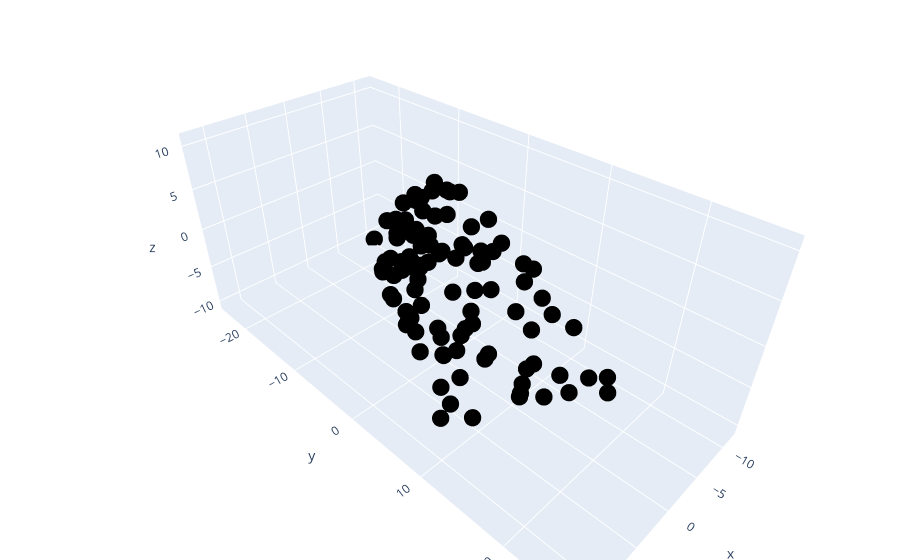

Write notebook code for a chart like this one.
### Markdown cell above
## 2) 3차원 그래프에 랜덤 점 표기

기존의 범위에 맞게 -4 ~ 4 사이의 랜덤 점을 생성하여 3차원 그래프에 맞게 2개의 기저 벡터값을 기준으로 span하는 공간 내에 점들이 위치하도록 선형 가중 결합을 이용하여 좌표값을 조정한 후 그래프를 확인

결과를 보면 basis vector 2개가 span하는 3차원 내 2차원 평면 내에 랜덤 점들이 선형 가중 결합을 통해 위차하도록 조정되어 그래프로 보여지는 결과를 확인이 가능하다.

### Code cell
# 3차원 공간 그래프 표기를 plotly 라이브러리 활용
import plotly.graph_objects as go

# 3차원에 존재하는 2개의 기저 벡터를 생성
v1 = np.array([ 3,5,1 ])
v2 = np.array([ 0,2,2 ])

# 3차원에 랜덤한 점을 -4 ~ 4 사이의 값으로 출력
scalars = np.random.uniform(low=xlim[0],high=xlim[1],size=(100,2))

# 랜덤한 점을 생성
points = np.zeros((100,3)) #점의 좌표값을 저장할 points를 생성하여 초기화 진행
for i in range(len(scalars)): # 생성한 모든 random 점을 하나씩 반복

  # 두 벡터의 선형 가중 결합을 통해 두 기저 벡터가 span하는 공간 내에서 존재하도록 point의 좌표값을 조정하여 points에 하나씩 저장
  points[i,:] = v1*scalars[i,0] + v2*scalars[i,1]


# 모든 저장된 points의 점을 그래프에 출력
fig = go.Figure( data=[go.Scatter3d(x=points[:,0], y=points[:,1], z=points[:,2], 
                                    mode='markers', marker=dict(size=6,color='black') )])

fig.update_layout(margin=dict(l=0,r=0,b=0,t=0))
plt.savefig('Figure_02_07b.png',dpi=300)
fig.show()
